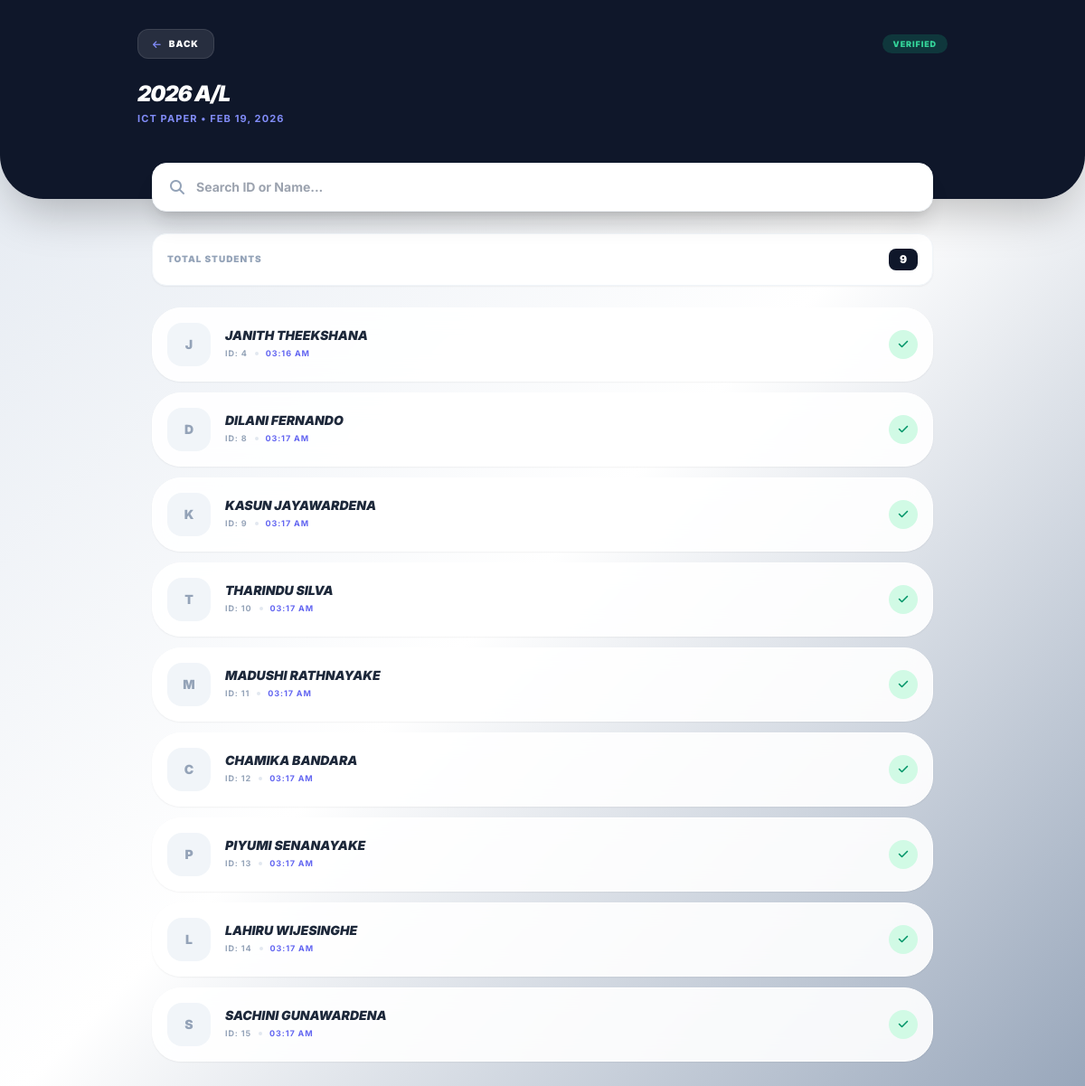
/view_attendance_list.php?class_id=2&date=2026-02-19 (signed in), run on the app's committed database.
### tables this page shows
CREATE TABLE `classes` (
  `class_id` int(11) NOT NULL,
  `teacher_id` int(11) NOT NULL,
  `exam_year` varchar(10) DEFAULT NULL,
  `stream` enum('O/L','A/L') DEFAULT NULL,
  `subject` varchar(100) DEFAULT NULL,
  `class_fee` decimal(10,2) DEFAULT 0.00,
  `fee_type` enum('day','monthly') DEFAULT 'monthly'
);

CREATE TABLE `attendance` (
  `id` int(11) NOT NULL,
  `student_id` int(11) DEFAULT NULL,
  `class_id` int(11) DEFAULT NULL,
  `status` varchar(20) DEFAULT 'present',
  `date` date DEFAULT NULL,
  `created_at` timestamp NOT NULL DEFAULT current_timestamp()
);

CREATE TABLE `student` (
  `id` int(11) NOT NULL,
  `full_name` varchar(255) NOT NULL,
  `gmail` varchar(255) NOT NULL,
  `nic_number` varchar(20) DEFAULT NULL,
  `school` varchar(100) DEFAULT NULL,
  `dob` date DEFAULT NULL,
  `address` text DEFAULT NULL,
  `contact_number` varchar(20) NOT NULL,
  `town` varchar(255) DEFAULT NULL,
  `password` varchar(255) NOT NULL DEFAULT '123456789',
  `profile_pic` varchar(255) DEFAULT 'default_st.png',
  `created_at` timestamp NOT NULL DEFAULT current_timestamp(),
  `status` varchar(20) DEFAULT 'pending'
);

### view_attendance_list.php (the view, shortened to what this page needs)
<?php
include 'config.php';
$class_id = isset($_GET['class_id']) ? mysqli_real_escape_string($conn, $_GET['class_id']) : '';
$date = isset($_GET['date']) ? mysqli_real_escape_string($conn, $_GET['date']) : '';
$class_info = $conn->query("SELECT * FROM classes WHERE class_id = '$class_id'")->fetch_assoc();
$sql = "SELECT s.id, s.full_name, s.contact_number, a.status, a.created_at
        FROM attendance a
        JOIN student s ON a.student_id = s.id
        WHERE a.class_id = '$class_id' AND a.date = '$date'
        ORDER BY a.created_at ASC";
$result = $conn->query($sql);
?>
<!DOCTYPE html>
<html lang="en">
<head>
    <script src="https://cdn.tailwindcss.com"></script>
    <link rel="stylesheet" href="https://cdnjs.cloudflare.com/ajax/libs/font-awesome/6.4.0/css/all.min.css">
</head>
<body class="min-h-screen pb-20">
    <div class="bg-slate-900 text-white pb-20 pt-8 px-6 rounded-b-[3rem] shadow-2xl">
        <div class="max-w-4xl mx-auto">
            <div class="flex justify-between items-center mb-6">
                <a href="attendance.php" class="bg-white/10 hover:bg-white/20 px-4 py-2 rounded-xl border border-white/10 text-[10px] font-black uppercase tracking-widest flex items-center gap-2 transition-all">
                    <i class="fas fa-arrow-left text-indigo-400"></i> Back
                </a>
                <span class="bg-emerald-500/20 px-3 py-1 rounded-full text-[9px] font-black uppercase tracking-widest text-emerald-400">
                    Verified
                </span>
            </div>
            <h1 class="text-2xl font-black italic tracking-tighter uppercase leading-tight">
                <?= $class_info['exam_year'] ?> <?= $class_info['stream'] ?>
            </h1>
            <p class="text-indigo-400 text-[11px] font-bold uppercase tracking-widest mt-1">
                <?= $class_info['subject'] ?> • <?= date('M d, Y', strtotime($date)) ?>
            </p>
        </div>
    </div>
    <main class="max-w-4xl mx-auto px-4 -mt-10">
        <div class="search-box mb-6">
            <div class="relative group">
                <i class="fas fa-search absolute left-5 top-1/2 -translate-y-1/2 text-slate-400 transition-colors group-focus-within:text-indigo-500"></i>
                <input type="text" id="studentSearch" class="w-full p-4 pl-12 bg-white shadow-xl rounded-2xl border border-slate-100 outline-none focus:ring-4 ring-indigo-500/10 font-bold text-sm" placeholder="Search ID or Name...">
            </div>
        </div>
        <div class="bg-white p-4 rounded-2xl shadow-sm border border-slate-100 mb-6 flex justify-between items-center">
            <span class="text-[10px] font-black text-slate-400 uppercase tracking-widest">Total Students</span>
            <span class="bg-slate-900 text-white px-3 py-1 rounded-lg text-xs font-black"><?= $result->num_rows ?></span>
        </div>
        <div id="studentContainer" class="space-y-3">
            <?php if($result->num_rows > 0): ?>
                <?php while($row = $result->fetch_assoc()): ?>
                    <div class="student-card glass-card p-4 flex items-center justify-between group hover:border-indigo-200 transition-all shadow-sm">
                        <div class="flex items-center gap-4">
                            <div class="w-12 h-12 bg-slate-100 rounded-2xl flex items-center justify-center text-slate-400 group-hover:bg-indigo-600 group-hover:text-white transition-all font-black text-sm">
                                <?= strtoupper(substr($row['full_name'], 0, 1)) ?>
                            </div>
                            <div>
                                <h3 class="text-sm font-black text-slate-800 uppercase italic leading-none student-name">
                                    <?= $row['full_name'] ?>
                                </h3>
                                <div class="flex items-center gap-2 mt-1.5">
                                    <span class="text-[9px] font-bold text-slate-400 uppercase tracking-widest student-id">ID: <?= $row['id'] ?></span>
                                    <span class="w-1 h-1 bg-slate-200 rounded-full"></span>
                                    <span class="text-[9px] font-bold text-indigo-500 uppercase tracking-widest"><?= date('h:i A', strtotime($row['created_at'])) ?></span>
                                </div>
                            </div>
                        </div>
                        <div class="text-right">
                            <span class="w-8 h-8 rounded-full bg-emerald-100 text-emerald-600 flex items-center justify-center text-xs">
                                <i class="fas fa-check"></i>
                            </span>
                        </div>
                    </div>
                <?php endwhile; ?>
            <?php endif; ?>
        </div>
    </main>
</body>
</html>

### view_attendance_list.php (style rules this page uses)
body { font-family: 'Inter', sans-serif; background: linear-gradient(135deg, #e2e8f0 0%, #ffffff 50%, #94a3b8 100%); background-attachment: fixed; min-height: 100vh; }
.glass-card { background: rgba(255, 255, 255, 0.9); backdrop-filter: blur(12px); border-radius: 2rem; border: 1px solid white; }
.search-box { position: sticky; top: 1rem; z-index: 10; }

### data on the page
classes: exam_year "2026", stream "A/L", subject "ICT PAPER"
attendance: student.full_name "J", student.full_name "JANITH THEEKSHANA", student "4", created_at "03:16 AM"
attendance: student.full_name "D", student.full_name "DILANI FERNANDO", student "8", created_at "03:17 AM"
attendance: student.full_name "K", student.full_name "KASUN JAYAWARDENA", student "9", created_at "03:17 AM"
attendance: student.full_name "T", student.full_name "THARINDU SILVA", student "10", created_at "03:17 AM"
attendance: student.full_name "M", student.full_name "MADUSHI RATHNAYAKE", student "11", created_at "03:17 AM"
attendance: student.full_name "C", student.full_name "CHAMIKA BANDARA", student "12", created_at "03:17 AM"
attendance: student.full_name "P", student.full_name "PIYUMI SENANAYAKE", student "13", created_at "03:17 AM"
attendance: student.full_name "L", student.full_name "LAHIRU WIJESINGHE", student "14", created_at "03:17 AM"
attendance: student.full_name "S", student.full_name "SACHINI GUNAWARDENA", student "15", created_at "03:17 AM"

### other printed values
date('M d, Y', strtotime($date)) "FEB 19, 2026"
$result->num_rows "9"
